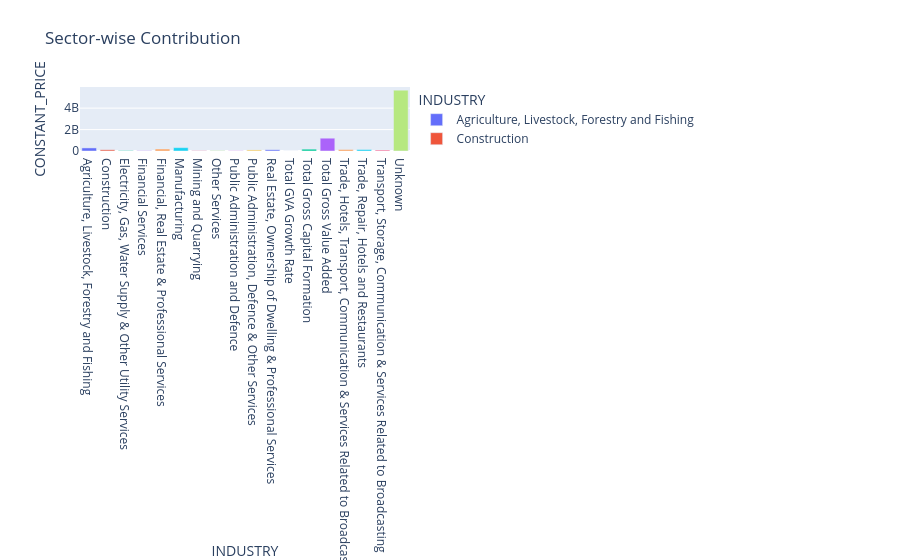

The notebook cell this image was saved under:
### Markdown cell above
### 📊 2. Interactive Industry Comparison
👉 Click legend to filter industries

### Code cell
sector = df.groupby('INDUSTRY', observed=False)['CONSTANT_PRICE'].sum().reset_index()

fig = px.bar(
    sector,
    x='INDUSTRY',
    y='CONSTANT_PRICE',
    title='Sector-wise Contribution',
    color='INDUSTRY'
)

fig.show()

### Figure 1 — Plotly figure (JSON) as saved in the notebook; plotly's stock layout.template omitted (floating-point values rounded to 4 significant figures)
{"data": [{"hovertemplate": "INDUSTRY=%{x}<br>CONSTANT_PRICE=%{y}<extra></extra>", "legendgroup": "Agriculture, Livestock, Forestry and Fishing", "marker": {"color": "#636efa", "pattern": {"shape": ""}}, "name": "Agriculture, Livestock, Forestry and Fishing", "orientation": "v", "showlegend": true, "textposition": "auto", "type": "bar", "x": ["Agriculture, Livestock, Forestry and Fishing"], "xaxis": "x", "y": [287600000.0], "yaxis": "y"}, {"hovertemplate": "INDUSTRY=%{x}<br>CONSTANT_PRICE=%{y}<extra></extra>", "legendgroup": "Construction", "marker": {"color": "#EF553B", "pattern": {"shape": ""}}, "name": "Construction", "orientation": "v", "showlegend": true, "textposition": "auto", "type": "bar", "x": ["Construction"], "xaxis": "x", "y": [113400000.0], "yaxis": "y"}, {"hovertemplate": "INDUSTRY=%{x}<br>CONSTANT_PRICE=%{y}<extra></extra>", "legendgroup": "Electricity, Gas, Water Supply & Other Utility Services", "marker": {"color": "#00cc96", "pattern": {"shape": ""}}, "name": "Electricity, Gas, Water Supply & Other Utility Services", "orientation": "v", "showlegend": true, "textposition": "auto", "type": "bar", "x": ["Electricity, Gas, Water Supply & Other Utility Services"], "xaxis": "x", "y": [40940000.0], "yaxis": "y"}, {"hovertemplate": "INDUSTRY=%{x}<br>CONSTANT_PRICE=%{y}<extra></extra>", "legendgroup": "Financial Services", "marker": {"color": "#ab63fa", "pattern": {"shape": ""}}, "name": "Financial Services", "orientation": "v", "showlegend": true, "textposition": "auto", "type": "bar", "x": ["Financial Services"], "xaxis": "x", "y": [29340000.0], "yaxis": "y"}, {"hovertemplate": "INDUSTRY=%{x}<br>CONSTANT_PRICE=%{y}<extra></extra>", "legendgroup": "Financial, Real Estate & Professional Services", "marker": {"color": "#FFA15A", "pattern": {"shape": ""}}, "name": "Financial, Real Estate & Professional Services", "orientation": "v", "showlegend": true, "textposition": "auto", "type": "bar", "x": ["Financial, Real Estate & Professional Services"], "xaxis": "x", "y": [182800000.0], "yaxis": "y"}, {"hovertemplate": "INDUSTRY=%{x}<br>CONSTANT_PRICE=%{y}<extra></extra>", "legendgroup": "Manufacturing", "marker": {"color": "#19d3f3", "pattern": {"shape": ""}}, "name": "Manufacturing", "orientation": "v", "showlegend": true, "textposition": "auto", "type": "bar", "x": ["Manufacturing"], "xaxis": "x", "y": [312700000.0], "yaxis": "y"}, {"hovertemplate": "INDUSTRY=%{x}<br>CONSTANT_PRICE=%{y}<extra></extra>", "legendgroup": "Mining and Quarrying", "marker": {"color": "#FF6692", "pattern": {"shape": ""}}, "name": "Mining and Quarrying", "orientation": "v", "showlegend": true, "textposition": "auto", "type": "bar", "x": ["Mining and Quarrying"], "xaxis": "x", "y": [33200000.0], "yaxis": "y"}, {"hovertemplate": "INDUSTRY=%{x}<br>CONSTANT_PRICE=%{y}<extra></extra>", "legendgroup": "Other Services", "marker": {"color": "#B6E880", "pattern": {"shape": ""}}, "name": "Other Services", "orientation": "v", "showlegend": true, "textposition": "auto", "type": "bar", "x": ["Other Services"], "xaxis": "x", "y": [43380000.0], "yaxis": "y"}, {"hovertemplate": "INDUSTRY=%{x}<br>CONSTANT_PRICE=%{y}<extra></extra>", "legendgroup": "Public Administration and Defence", "marker": {"color": "#FF97FF", "pattern": {"shape": ""}}, "name": "Public Administration and Defence", "orientation": "v", "showlegend": true, "textposition": "auto", "type": "bar", "x": ["Public Administration and Defence"], "xaxis": "x", "y": [42200000.0], "yaxis": "y"}, {"hovertemplate": "INDUSTRY=%{x}<br>CONSTANT_PRICE=%{y}<extra></extra>", "legendgroup": "Public Administration, Defence & Other Services", "marker": {"color": "#FECB52", "pattern": {"shape": ""}}, "name": "Public Administration, Defence & Other Services", "orientation": "v", "showlegend": true, "textposition": "auto", "type": "bar", "x": ["Public Administration, Defence & Other Services"], "xaxis": "x", "y": [102000000.0], "yaxis": "y"}, {"hovertemplate": "INDUSTRY=%{x}<br>CONSTANT_PRICE=%{y}<extra></extra>", "legendgroup": "Real Estate, Ownership of Dwelling & Professional Services", "marker": {"color": "#636efa", "pattern": {"shape": ""}}, "name": "Real Estate, Ownership of Dwelling & Professional Services", "orientation": "v", "showlegend": true, "textposition": "auto", "type": "bar", "x": ["Real Estate, Ownership of Dwelling & Professional Services"], "xaxis": "x", "y": [115000000.0], "yaxis": "y"}, {"hovertemplate": "INDUSTRY=%{x}<br>CONSTANT_PRICE=%{y}<extra></extra>", "legendgroup": "Total GVA Growth Rate", "marker": {"color": "#EF553B", "pattern": {"shape": ""}}, "name": "Total GVA Growth Rate", "orientation": "v", "showlegend": true, "textposition": "auto", "type": "bar", "x": ["Total GVA Growth Rate"], "xaxis": "x", "y": [866000.0], "yaxis": "y"}, {"hovertemplate": "INDUSTRY=%{x}<br>CONSTANT_PRICE=%{y}<extra></extra>", "legendgroup": "Total Gross Capital Formation", "marker": {"color": "#00cc96", "pattern": {"shape": ""}}, "name": "Total Gross Capital Formation", "orientation": "v", "showlegend": true, "textposition": "auto", "type": "bar", "x": ["Total Gross Capital Formation"], "xaxis": "x", "y": [170000000.0], "yaxis": "y"}, {"hovertemplate": "INDUSTRY=%{x}<br>CONSTANT_PRICE=%{y}<extra></extra>", "legendgroup": "Total Gross Value Added", "marker": {"color": "#ab63fa", "pattern": {"shape": ""}}, "name": "Total Gross Value Added", "orientation": "v", "showlegend": true, "textposition": "auto", "type": "bar", "x": ["Total Gross Value Added"], "xaxis": "x", "y": [1196000000.0], "yaxis": "y"}, {"hovertemplate": "INDUSTRY=%{x}<br>CONSTANT_PRICE=%{y}<extra></extra>", "legendgroup": "Trade, Hotels, Transport, Communication & Services Related to Broadcasting", "marker": {"color": "#FFA15A", "pattern": {"shape": ""}}, "name": "Trade, Hotels, Transport, Communication & Services Related to Broadcasting", "orientation": "v", "showlegend": true, "textposition": "auto", "type": "bar", "x": ["Trade, Hotels, Transport, Communication & Services Related to Broadcasting"], "xaxis": "x", "y": [138300000.0], "yaxis": "y"}, {"hovertemplate": "INDUSTRY=%{x}<br>CONSTANT_PRICE=%{y}<extra></extra>", "legendgroup": "Trade, Repair, Hotels and Restaurants", "marker": {"color": "#19d3f3", "pattern": {"shape": ""}}, "name": "Trade, Repair, Hotels and Restaurants", "orientation": "v", "showlegend": true, "textposition": "auto", "type": "bar", "x": ["Trade, Repair, Hotels and Restaurants"], "xaxis": "x", "y": [139400000.0], "yaxis": "y"}, {"hovertemplate": "INDUSTRY=%{x}<br>CONSTANT_PRICE=%{y}<extra></extra>", "legendgroup": "Transport, Storage, Communication & Services Related to Broadcasting", "marker": {"color": "#FF6692", "pattern": {"shape": ""}}, "name": "Transport, Storage, Communication & Services Related to Broadcasting", "orientation": "v", "showlegend": true, "textposition": "auto", "type": "bar", "x": ["Transport, Storage, Communication & Services Related to Broadcasting"], "xaxis": "x", "y": [92550000.0], "yaxis": "y"}, {"hovertemplate": "INDUSTRY=%{x}<br>CONSTANT_PRICE=%{y}<extra></extra>", "legendgroup": "Unknown", "marker": {"color": "#B6E880", "pattern": {"shape": ""}}, "name": "Unknown", "orientation": "v", "showlegend": true, "textposition": "auto", "type": "bar", "x": ["Unknown"], "xaxis": "x", "y": [5676000000.0], "yaxis": "y"}], "layout": {"barmode": "relative", "legend": {"title": {"text": "INDUSTRY"}, "tracegroupgap": 0}, "title": {"text": "Sector-wise Contribution"}, "xaxis": {"anchor": "y", "categoryarray": ["Agriculture, Livestock, Forestry and Fishing", "Construction", "Electricity, Gas, Water Supply & Other Utility Services", "Financial Services", "Financial, Real Estate & Professional Services", "Manufacturing", "Mining and Quarrying", "Other Services", "Public Administration and Defence", "Public Administration, Defence & Other Services", "Real Estate, Ownership of Dwelling & Professional Services", "Total GVA Growth Rate", "Total Gross Capital Formation", "Total Gross Value Added", "Trade, Hotels, Transport, Communication & Services Related to Broadcasting", "Trade, Repair, Hotels and Restaurants", "Transport, Storage, Communication & Services Related to Broadcasting", "Unknown"], "categoryorder": "array", "domain": [0, 1], "title": {"text": "INDUSTRY"}}, "yaxis": {"anchor": "x", "domain": [0, 1], "title": {"text": "CONSTANT_PRICE"}}}}
